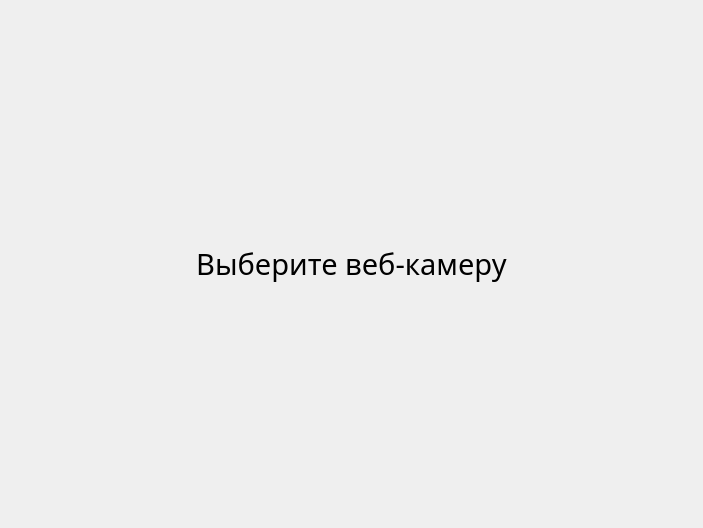
<?xml version="1.0" encoding="UTF-8"?>
<ui version="4.0">
 <class>MainWindow</class>
 <widget class="QMainWindow" name="MainWindow">
  <property name="geometry">
   <rect>
    <x>0</x>
    <y>0</y>
    <width>703</width>
    <height>528</height>
   </rect>
  </property>
  <property name="windowTitle">
   <string>EyeDetection</string>
  </property>
  <widget class="QWidget" name="centralWidget">
   <property name="enabled">
    <bool>true</bool>
   </property>
   <property name="minimumSize">
    <size>
     <width>512</width>
     <height>256</height>
    </size>
   </property>
   <property name="mouseTracking">
    <bool>false</bool>
   </property>
   <property name="autoFillBackground">
    <bool>false</bool>
   </property>
   <layout class="QHBoxLayout" name="horizontalLayout">
    <property name="spacing">
     <number>0</number>
    </property>
    <property name="leftMargin">
     <number>0</number>
    </property>
    <property name="topMargin">
     <number>0</number>
    </property>
    <property name="rightMargin">
     <number>0</number>
    </property>
    <property name="bottomMargin">
     <number>0</number>
    </property>
    <item>
     <widget class="QLabel" name="lblWebCam">
      <property name="enabled">
       <bool>true</bool>
      </property>
      <property name="minimumSize">
       <size>
        <width>0</width>
        <height>0</height>
       </size>
      </property>
      <property name="sizeIncrement">
       <size>
        <width>0</width>
        <height>0</height>
       </size>
      </property>
      <property name="baseSize">
       <size>
        <width>0</width>
        <height>0</height>
       </size>
      </property>
      <property name="font">
       <font>
        <family>Segoe UI Light</family>
        <pointsize>22</pointsize>
       </font>
      </property>
      <property name="mouseTracking">
       <bool>false</bool>
      </property>
      <property name="autoFillBackground">
       <bool>false</bool>
      </property>
      <property name="text">
       <string>Выберите веб-камеру</string>
      </property>
      <property name="scaledContents">
       <bool>true</bool>
      </property>
      <property name="alignment">
       <set>Qt::AlignCenter</set>
      </property>
     </widget>
    </item>
   </layout>
  </widget>
  <action name="action_exit">
   <property name="text">
    <string>Выход </string>
   </property>
  </action>
  <action name="action_about">
   <property name="text">
    <string>О программе</string>
   </property>
  </action>
  <action name="action_settings">
   <property name="text">
    <string>Настройки</string>
   </property>
  </action>
 </widget>
 <layoutdefault spacing="6" margin="11"/>
 <resources/>
 <connections/>
</ui>
